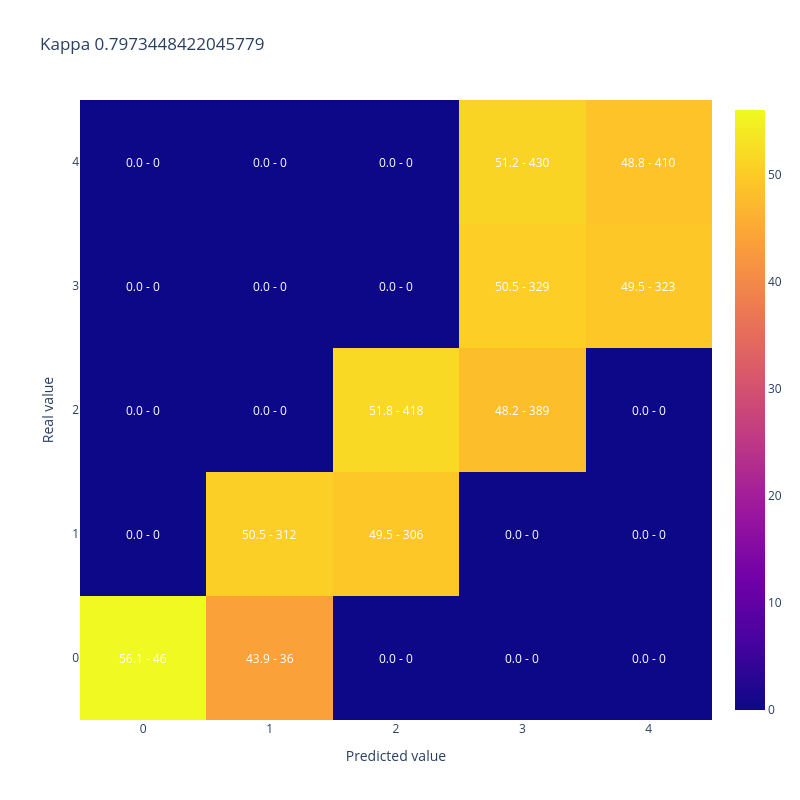
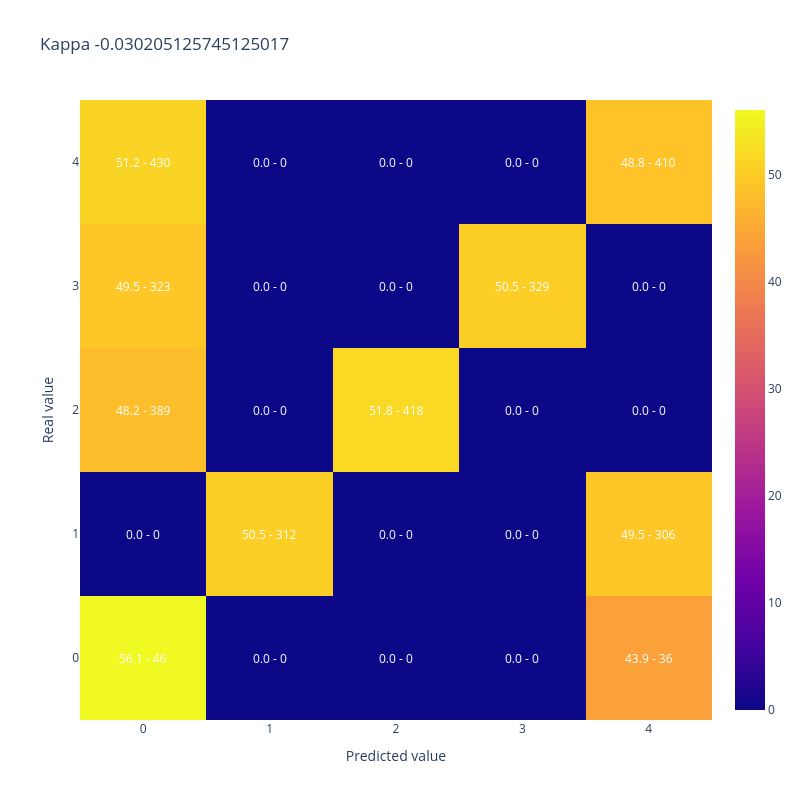

The code cell stored with these charts, in order, in its notebook:
### Code cell
y_simulado_cerca = [y_test.iloc[sample] if random_list[sample]<50/100 else y_cerca[sample] for sample in range(len(y_test))]

display(plot_confusion_matrix(y_test,y_simulado_cerca, 
                              title = "Kappa " + str(cohen_kappa_score(y_test,y_simulado_cerca, weights = 'quadratic'))))


y_simulado_lejos = [y_test.iloc[sample] if random_list[sample]<50/100 else y_lejos[sample] for sample in range(len(y_test))]

display(plot_confusion_matrix(y_test,y_simulado_lejos, 
                              title = "Kappa " + str(cohen_kappa_score(y_test,y_simulado_lejos, weights = 'quadratic'))))

### Figure 1 — Plotly figure (JSON) as saved in the notebook; plotly's stock layout.template omitted (floating-point values rounded to 4 significant figures)
{"data": [{"type": "heatmap", "x": [0, 1, 2, 3, 4], "y": [0, 1, 2, 3, 4], "z": [[56.1, 43.9, 0, 0, 0], [0, 50.49, 49.51, 0, 0], [0, 0, 51.8, 48.2, 0], [0, 0, 0, 50.46, 49.54], [0, 0, 0, 51.19, 48.81]]}], "layout": {"annotations": [{"font": {"color": "white"}, "showarrow": false, "text": "56.1 - 46", "x": 0, "xref": "x", "y": 0, "yref": "y"}, {"font": {"color": "white"}, "showarrow": false, "text": "43.9 - 36", "x": 1, "xref": "x", "y": 0, "yref": "y"}, {"font": {"color": "white"}, "showarrow": false, "text": "0.0 - 0", "x": 2, "xref": "x", "y": 0, "yref": "y"}, {"font": {"color": "white"}, "showarrow": false, "text": "0.0 - 0", "x": 3, "xref": "x", "y": 0, "yref": "y"}, {"font": {"color": "white"}, "showarrow": false, "text": "0.0 - 0", "x": 4, "xref": "x", "y": 0, "yref": "y"}, {"font": {"color": "white"}, "showarrow": false, "text": "0.0 - 0", "x": 0, "xref": "x", "y": 1, "yref": "y"}, {"font": {"color": "white"}, "showarrow": false, "text": "50.5 - 312", "x": 1, "xref": "x", "y": 1, "yref": "y"}, {"font": {"color": "white"}, "showarrow": false, "text": "49.5 - 306", "x": 2, "xref": "x", "y": 1, "yref": "y"}, {"font": {"color": "white"}, "showarrow": false, "text": "0.0 - 0", "x": 3, "xref": "x", "y": 1, "yref": "y"}, {"font": {"color": "white"}, "showarrow": false, "text": "0.0 - 0", "x": 4, "xref": "x", "y": 1, "yref": "y"}, {"font": {"color": "white"}, "showarrow": false, "text": "0.0 - 0", "x": 0, "xref": "x", "y": 2, "yref": "y"}, {"font": {"color": "white"}, "showarrow": false, "text": "0.0 - 0", "x": 1, "xref": "x", "y": 2, "yref": "y"}, {"font": {"color": "white"}, "showarrow": false, "text": "51.8 - 418", "x": 2, "xref": "x", "y": 2, "yref": "y"}, {"font": {"color": "white"}, "showarrow": false, "text": "48.2 - 389", "x": 3, "xref": "x", "y": 2, "yref": "y"}, {"font": {"color": "white"}, "showarrow": false, "text": "0.0 - 0", "x": 4, "xref": "x", "y": 2, "yref": "y"}, {"font": {"color": "white"}, "showarrow": false, "text": "0.0 - 0", "x": 0, "xref": "x", "y": 3, "yref": "y"}, {"font": {"color": "white"}, "showarrow": false, "text": "0.0 - 0", "x": 1, "xref": "x", "y": 3, "yref": "y"}, {"font": {"color": "white"}, "showarrow": false, "text": "0.0 - 0", "x": 2, "xref": "x", "y": 3, "yref": "y"}, {"font": {"color": "white"}, "showarrow": false, "text": "50.5 - 329", "x": 3, "xref": "x", "y": 3, "yref": "y"}, {"font": {"color": "white"}, "showarrow": false, "text": "49.5 - 323", "x": 4, "xref": "x", "y": 3, "yref": "y"}, {"font": {"color": "white"}, "showarrow": false, "text": "0.0 - 0", "x": 0, "xref": "x", "y": 4, "yref": "y"}, {"font": {"color": "white"}, "showarrow": false, "text": "0.0 - 0", "x": 1, "xref": "x", "y": 4, "yref": "y"}, {"font": {"color": "white"}, "showarrow": false, "text": "0.0 - 0", "x": 2, "xref": "x", "y": 4, "yref": "y"}, {"font": {"color": "white"}, "showarrow": false, "text": "51.2 - 430", "x": 3, "xref": "x", "y": 4, "yref": "y"}, {"font": {"color": "white"}, "showarrow": false, "text": "48.8 - 410", "x": 4, "xref": "x", "y": 4, "yref": "y"}], "height": 800, "title": {"text": "Kappa 0.7973448422045779"}, "width": 800, "xaxis": {"title": {"text": "Predicted value"}}, "yaxis": {"title": {"text": "Real value"}}}}

### Figure 2 — Plotly figure (JSON) as saved in the notebook; plotly's stock layout.template omitted (floating-point values rounded to 4 significant figures)
{"data": [{"type": "heatmap", "x": [0, 1, 2, 3, 4], "y": [0, 1, 2, 3, 4], "z": [[56.1, 0, 0, 0, 43.9], [0, 50.49, 0, 0, 49.51], [48.2, 0, 51.8, 0, 0], [49.54, 0, 0, 50.46, 0], [51.19, 0, 0, 0, 48.81]]}], "layout": {"annotations": [{"font": {"color": "white"}, "showarrow": false, "text": "56.1 - 46", "x": 0, "xref": "x", "y": 0, "yref": "y"}, {"font": {"color": "white"}, "showarrow": false, "text": "0.0 - 0", "x": 1, "xref": "x", "y": 0, "yref": "y"}, {"font": {"color": "white"}, "showarrow": false, "text": "0.0 - 0", "x": 2, "xref": "x", "y": 0, "yref": "y"}, {"font": {"color": "white"}, "showarrow": false, "text": "0.0 - 0", "x": 3, "xref": "x", "y": 0, "yref": "y"}, {"font": {"color": "white"}, "showarrow": false, "text": "43.9 - 36", "x": 4, "xref": "x", "y": 0, "yref": "y"}, {"font": {"color": "white"}, "showarrow": false, "text": "0.0 - 0", "x": 0, "xref": "x", "y": 1, "yref": "y"}, {"font": {"color": "white"}, "showarrow": false, "text": "50.5 - 312", "x": 1, "xref": "x", "y": 1, "yref": "y"}, {"font": {"color": "white"}, "showarrow": false, "text": "0.0 - 0", "x": 2, "xref": "x", "y": 1, "yref": "y"}, {"font": {"color": "white"}, "showarrow": false, "text": "0.0 - 0", "x": 3, "xref": "x", "y": 1, "yref": "y"}, {"font": {"color": "white"}, "showarrow": false, "text": "49.5 - 306", "x": 4, "xref": "x", "y": 1, "yref": "y"}, {"font": {"color": "white"}, "showarrow": false, "text": "48.2 - 389", "x": 0, "xref": "x", "y": 2, "yref": "y"}, {"font": {"color": "white"}, "showarrow": false, "text": "0.0 - 0", "x": 1, "xref": "x", "y": 2, "yref": "y"}, {"font": {"color": "white"}, "showarrow": false, "text": "51.8 - 418", "x": 2, "xref": "x", "y": 2, "yref": "y"}, {"font": {"color": "white"}, "showarrow": false, "text": "0.0 - 0", "x": 3, "xref": "x", "y": 2, "yref": "y"}, {"font": {"color": "white"}, "showarrow": false, "text": "0.0 - 0", "x": 4, "xref": "x", "y": 2, "yref": "y"}, {"font": {"color": "white"}, "showarrow": false, "text": "49.5 - 323", "x": 0, "xref": "x", "y": 3, "yref": "y"}, {"font": {"color": "white"}, "showarrow": false, "text": "0.0 - 0", "x": 1, "xref": "x", "y": 3, "yref": "y"}, {"font": {"color": "white"}, "showarrow": false, "text": "0.0 - 0", "x": 2, "xref": "x", "y": 3, "yref": "y"}, {"font": {"color": "white"}, "showarrow": false, "text": "50.5 - 329", "x": 3, "xref": "x", "y": 3, "yref": "y"}, {"font": {"color": "white"}, "showarrow": false, "text": "0.0 - 0", "x": 4, "xref": "x", "y": 3, "yref": "y"}, {"font": {"color": "white"}, "showarrow": false, "text": "51.2 - 430", "x": 0, "xref": "x", "y": 4, "yref": "y"}, {"font": {"color": "white"}, "showarrow": false, "text": "0.0 - 0", "x": 1, "xref": "x", "y": 4, "yref": "y"}, {"font": {"color": "white"}, "showarrow": false, "text": "0.0 - 0", "x": 2, "xref": "x", "y": 4, "yref": "y"}, {"font": {"color": "white"}, "showarrow": false, "text": "0.0 - 0", "x": 3, "xref": "x", "y": 4, "yref": "y"}, {"font": {"color": "white"}, "showarrow": false, "text": "48.8 - 410", "x": 4, "xref": "x", "y": 4, "yref": "y"}], "height": 800, "title": {"text": "Kappa -0.030205125745125017"}, "width": 800, "xaxis": {"title": {"text": "Predicted value"}}, "yaxis": {"title": {"text": "Real value"}}}}
